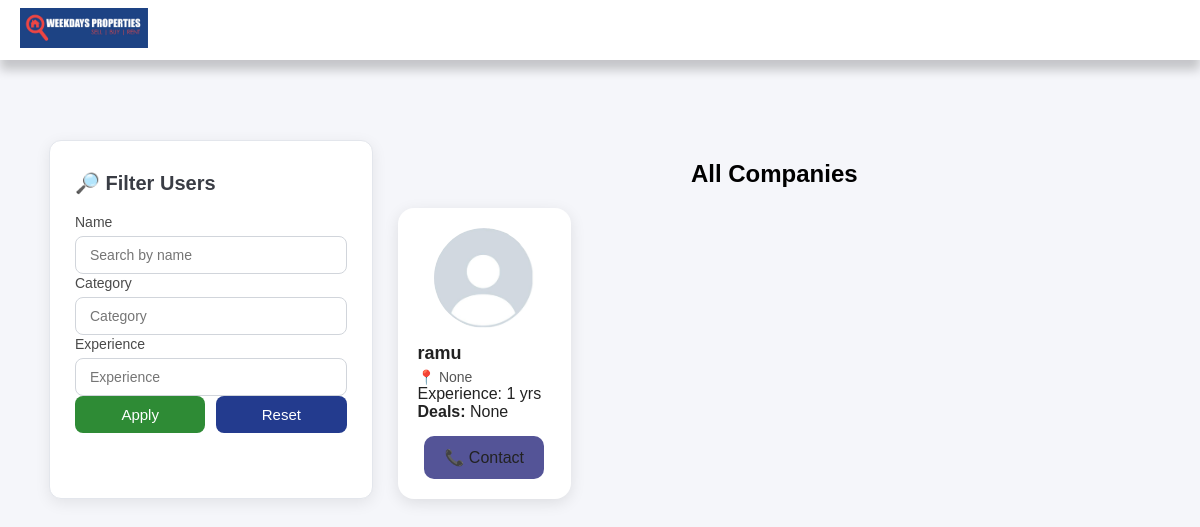
The app's page /all-users/, older data.
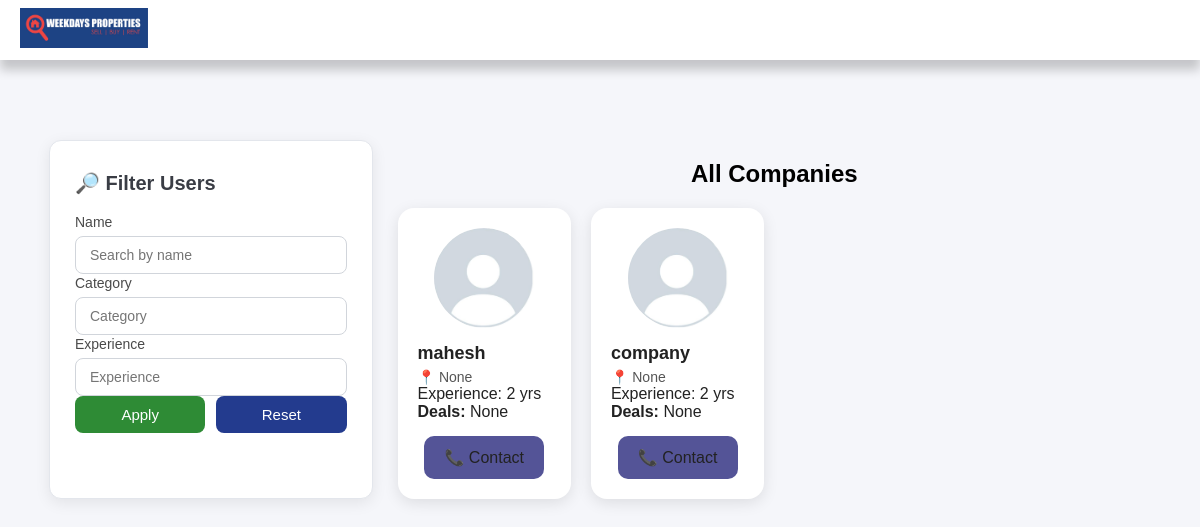
The same page, newer data.
### prop/models.py (models this page shows, shortened)
class User(AbstractUser):
    phone = models.CharField(max_length=15, unique=True, null=True, blank=True)
    email = models.EmailField(unique=True)
    category = models.CharField(max_length=100, null=True, blank=True)
    role = models.CharField(max_length=20, choices=Role.choices, default=Role.PROFESSIONAL)
    plan_type = models.CharField(max_length=30, choices=PlanType.choices, null=True, blank=True)
    description = models.TextField(null=True, blank=True)
    location = models.CharField(max_length=255, null=True, blank=True)
    experience = models.IntegerField(null=True, blank=True)
    user_referral_code = models.CharField(max_length=50, null=True, blank=True, unique=True, help_text="This user's own unique referral code.")
    referred_by_code = models.CharField(max_length=50, null=True, blank=True, help_text="The referral code used by the user during registration.")
    deals = models.CharField(max_length=255, null=True, blank=True)
    radius = models.IntegerField(null=True, blank=True, default=5)
    profile_image_path = models.ImageField(upload_to='profile_images/', default='images/Default_profile_picture.jpeg', null=True, blank=True)
    company_logo_path = models.ImageField(upload_to='company_logos/', null=True, blank=True)
    company_wallpaper_path = models.ImageField(upload_to='company_wallpapers/', null=True, blank=True)
    company_name = models.CharField(max_length=255, null=True, blank=True)
    address = models.CharField(max_length=255, null=True, blank=True)
    logo_url = models.CharField(max_length=255, null=True, blank=True)
    click = models.BigIntegerField(default=0)
    leads = models.BigIntegerField(default=0)
    total_projects = models.IntegerField(null=True, blank=True)
    ongoing_projects = models.IntegerField(null=True, blank=True)
    completed_projects = models.IntegerField(null=True, blank=True)
    contact_number = models.CharField(max_length=15, null=True, blank=True)
    selected_duration = models.IntegerField(default=1)
    created_at = models.DateTimeField(default=timezone.now)
    updated_at = models.DateTimeField(auto_now=True)
    company_subscription_start_date = models.DateField(null=True, blank=True)
    company_subscription_end_date = models.DateField(null=True, blank=True)
    marketer_subscription_start_date = models.DateField(null=True, blank=True)
    marketer_subscription_end_date = models.DateField(null=True, blank=True)
    professionals_subscription_start_date = models.DateField(null=True, blank=True)
    professionals_subscription_end_date = models.DateField(null=True, blank=True)
    company_subscription_type = models.CharField(
        max_length=50,
        choices=CompanySubscriptionType.choices,
        null=True,
        blank=True
    )
    marketing_subscription_type = models.CharField(
        max_length=50,
        choices=MarketingSubscriptionType.choices,
        null=True,
        blank=True
    )
    professionals_subscription_type = models.CharField(
        max_length=50,
        choices=MarketingSubscriptionType.choices,
        null=True,
        blank=True
    )

### prop/views.py (the view)
# urls.py: path('all-users/', views.all_users, name="all_users"),
def all_users(request):
    category = request.GET.get("category", "company")  # default category
    marketer_export = marketer_export_pro = company_normal = company_pro = professional_users = None
    if category in ["marketer", "marketer_pro"]:
        marketer_export_pro = User.objects.filter(role=Role.MARKETER, plan_type=PlanType.MARKETER_EXPORT_PRO)
        marketer_export = User.objects.filter(role=Role.MARKETER, plan_type=PlanType.MARKETER_EXPORT)
    elif category in ["company", "company_pro"]:
        company_pro = User.objects.filter(role=Role.COMPANY, plan_type=PlanType.COMPANY_PRO)
        company_normal = User.objects.filter(role=Role.COMPANY).exclude(plan_type=PlanType.COMPANY_PRO)
    elif category == "professional":
        professional_users = User.objects.filter(role=Role.PROFESSIONAL)
    name = request.GET.get("name", "")
    user_category = request.GET.get("user_category", "")
    experience = request.GET.get("experience", "")
    def apply_filters(queryset):
        if name:
            queryset = queryset.filter(username__icontains=name)
        if user_category:
            queryset = queryset.filter(category__icontains=user_category)
        if experience:
            queryset = queryset.filter(experience__icontains=experience)
        return queryset
    marketer_export = apply_filters(marketer_export) if marketer_export else None
    marketer_export_pro = apply_filters(marketer_export_pro) if marketer_export_pro else None
    company_normal = apply_filters(company_normal) if company_normal else None
    company_pro = apply_filters(company_pro) if company_pro else None
    professional_users = apply_filters(professional_users) if professional_users else None
    return render(request, "all_users.html", {
        "category": category,
        "filters": {
            "name": name,
            "user_category": user_category,
            "experience": experience,
        },
        "marketer_export": marketer_export,
        "marketer_export_pro": marketer_export_pro,
        "company_normal": company_normal,
        "company_pro": company_pro,
        "professional_users": professional_users,
    })

### templates/all_users.html (shortened to what this page needs)
{% load static %}
<!DOCTYPE html>
<html lang="en">
<head>
</head>
<body>
{% include 'NavBar.html' %}
<div class="container1">
    <div class="main-layout">
        <form method="GET" class="filter-box">
            <h3>🔎 Filter Users</h3>
            <label>Name</label>
            <input type="text" name="name" placeholder="Search by name" value="{{ filters.name }}">
            <label>Category</label>
            <input type="text" name="user_category" placeholder="Category" value="{{ filters.user_category }}">
            <label>Experience</label>
            <input type="text" name="experience" placeholder="Experience" value="{{ filters.experience }}">
            <div style="display:flex; justify-content: space-between;">
                <button type="submit" class="apply-btn">Apply</button>
                <a href="?category={{ category }}" class="reset-btn">Reset</a>
            </div>
        </form>
        <div class="profile-container" style="width: 70%;">
            {% if category == 'company' and company_normal %}
                <h2>All Companies</h2>
            <div class="grid">
                {% for u in company_normal %}
                <div class="card">
                    <a href="{% url 'prop:company_profile_with_id' u.id %}">
                        <img src="{{ u.profile_image_path.url }}" class="profile-img" alt="{{ u.username }}">
                        <div class="card-details">
                            <h3>{{ u.username }}</h3>
                            <p class="location">📍 {{ u.location }}</p>
                            <p>Experience: {{ u.experience }} yrs</p>
                            <p><strong>Deals:</strong> {{ u.deals }}</p>
                        </div>
                    </a>
                    <a class="btn" href="tel:{{ u.contact_number }}">📞 Contact</a>
                </div>
                {% endfor %}
            </div>
            {% endif %}
        </div>
    </div>
</div>
</body>
</html>

Row changes from the older to the newer data that the page shows:
no longer on this page (row edited): User: profile_image_path (placeholder picture), username "ramu", location "None", experience "1", deals "None"
now on this page (row edited): User: profile_image_path (placeholder picture), username "mahesh", location "None", experience "2", deals "None"
now on this page (row edited): User: profile_image_path (placeholder picture), username "company", location "None", experience "2", deals "None"
